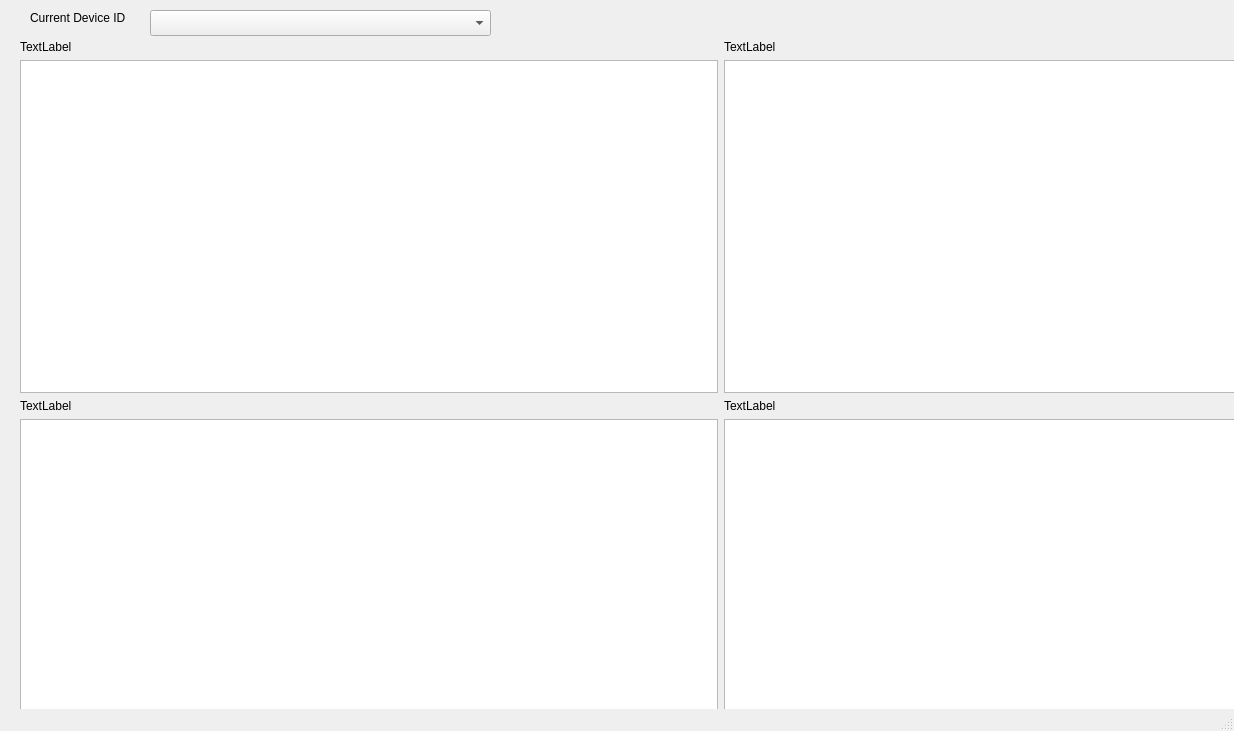
<?xml version="1.0" encoding="UTF-8"?>
<ui version="4.0">
 <class>MainWindow</class>
 <widget class="QMainWindow" name="MainWindow">
  <property name="geometry">
   <rect>
    <x>0</x>
    <y>0</y>
    <width>1234</width>
    <height>731</height>
   </rect>
  </property>
  <property name="windowTitle">
   <string>MainWindow</string>
  </property>
  <widget class="QWidget" name="centralwidget">
   <widget class="QWidget" name="gridLayoutWidget">
    <property name="geometry">
     <rect>
      <x>20</x>
      <y>40</y>
      <width>1401</width>
      <height>711</height>
     </rect>
    </property>
    <layout class="QGridLayout" name="gridLayout">
     <item row="1" column="1">
      <widget class="QGraphicsView" name="plot2Canvas"/>
     </item>
     <item row="3" column="1">
      <widget class="QGraphicsView" name="plot4Canvas"/>
     </item>
     <item row="1" column="0">
      <widget class="QGraphicsView" name="plot1Canvas"/>
     </item>
     <item row="3" column="0">
      <widget class="QGraphicsView" name="plot3Canvas"/>
     </item>
     <item row="0" column="0">
      <widget class="QLabel" name="label">
       <property name="text">
        <string>TextLabel</string>
       </property>
      </widget>
     </item>
     <item row="2" column="0">
      <widget class="QLabel" name="label_2">
       <property name="text">
        <string>TextLabel</string>
       </property>
      </widget>
     </item>
     <item row="0" column="1">
      <widget class="QLabel" name="label_3">
       <property name="text">
        <string>TextLabel</string>
       </property>
      </widget>
     </item>
     <item row="2" column="1">
      <widget class="QLabel" name="label_4">
       <property name="text">
        <string>TextLabel</string>
       </property>
      </widget>
     </item>
    </layout>
   </widget>
   <widget class="QLabel" name="deviceIDLabel">
    <property name="geometry">
     <rect>
      <x>30</x>
      <y>10</y>
      <width>141</width>
      <height>16</height>
     </rect>
    </property>
    <property name="text">
     <string>Current Device ID</string>
    </property>
   </widget>
   <widget class="QComboBox" name="deviceIDCBox">
    <property name="geometry">
     <rect>
      <x>150</x>
      <y>10</y>
      <width>341</width>
      <height>26</height>
     </rect>
    </property>
   </widget>
   <widget class="QWidget" name="gridLayoutWidget_2">
    <property name="geometry">
     <rect>
      <x>370</x>
      <y>770</y>
      <width>721</width>
      <height>111</height>
     </rect>
    </property>
    <layout class="QGridLayout" name="gridLayout_2">
     <property name="leftMargin">
      <number>10</number>
     </property>
     <property name="topMargin">
      <number>10</number>
     </property>
     <property name="rightMargin">
      <number>10</number>
     </property>
     <property name="bottomMargin">
      <number>10</number>
     </property>
     <item row="0" column="1">
      <widget class="QLineEdit" name="avJscText"/>
     </item>
     <item row="0" column="3">
      <widget class="QLineEdit" name="corrJscText"/>
     </item>
     <item row="0" column="0">
      <widget class="QLabel" name="avJscLabel">
       <property name="text">
        <string>Average Jsc</string>
       </property>
      </widget>
     </item>
     <item row="1" column="2">
      <widget class="QLabel" name="CorrVocLabel">
       <property name="text">
        <string>Corresponding Voc</string>
       </property>
      </widget>
     </item>
     <item row="0" column="2">
      <widget class="QLabel" name="corrJscLabel">
       <property name="text">
        <string>Corresponding Jsc</string>
       </property>
      </widget>
     </item>
     <item row="2" column="2">
      <widget class="QLabel" name="CorrFFLabel">
       <property name="text">
        <string>Corresponding FF</string>
       </property>
      </widget>
     </item>
     <item row="1" column="0">
      <widget class="QLabel" name="AvVocLabel">
       <property name="text">
        <string>Average Voc</string>
       </property>
      </widget>
     </item>
     <item row="2" column="0">
      <widget class="QLabel" name="AvFFLabel">
       <property name="text">
        <string>Average FF</string>
       </property>
      </widget>
     </item>
     <item row="1" column="1">
      <widget class="QLineEdit" name="AvVocText"/>
     </item>
     <item row="1" column="3">
      <widget class="QLineEdit" name="CorrVocText"/>
     </item>
     <item row="2" column="1">
      <widget class="QLineEdit" name="AvFFText"/>
     </item>
     <item row="2" column="3">
      <widget class="QLineEdit" name="CorrFFText"/>
     </item>
    </layout>
   </widget>
   <widget class="QPushButton" name="randomButton">
    <property name="geometry">
     <rect>
      <x>480</x>
      <y>910</y>
      <width>221</width>
      <height>32</height>
     </rect>
    </property>
    <property name="text">
     <string>Plot Random Data</string>
    </property>
   </widget>
   <widget class="QPushButton" name="pushButton_2">
    <property name="geometry">
     <rect>
      <x>760</x>
      <y>910</y>
      <width>211</width>
      <height>32</height>
     </rect>
    </property>
    <property name="text">
     <string>Open Data</string>
    </property>
   </widget>
  </widget>
  <widget class="QMenuBar" name="menubar">
   <property name="geometry">
    <rect>
     <x>0</x>
     <y>0</y>
     <width>1234</width>
     <height>22</height>
    </rect>
   </property>
  </widget>
  <widget class="QStatusBar" name="statusbar"/>
 </widget>
 <resources/>
 <connections/>
</ui>
